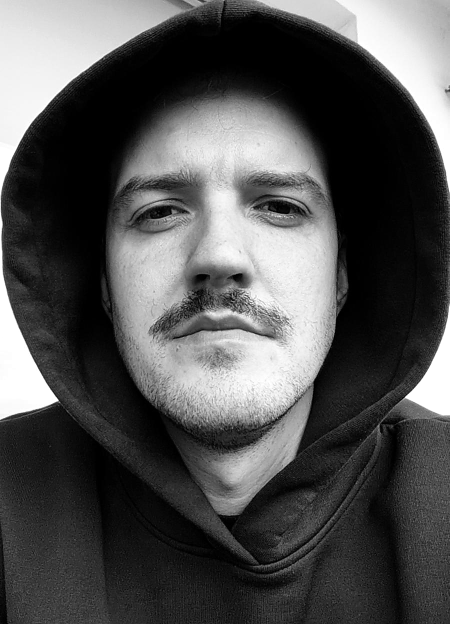
#> input picture assets/input/portrait-prepared.png, 899 x 1248 px (shown at 1/2 size)
$ python generate_ascii.py
#> lines starting #> are read from the running program, lines starting #| are printed output that depends on the picture
### scripts/svg_utils.py
from __future__ import annotations

import html
from pathlib import Path


ROOT = Path(__file__).resolve().parents[1]
ASSETS = ROOT / "assets"
DATA = ROOT / "data"


def esc(value: object) -> str:
    return html.escape(str(value), quote=True)


def write_text(path: Path, content: str) -> None:
    path.parent.mkdir(parents=True, exist_ok=True)
    path.write_text(content, encoding="utf-8", newline="\n")

### scripts/generate_ascii.py
from __future__ import annotations

import argparse
from pathlib import Path

from PIL import Image, ImageOps

from svg_utils import ASSETS, esc, write_text


DEFAULT_INPUT = ASSETS / "input" / "portrait-prepared.png"
DEFAULT_OUTPUT = ASSETS / "profile-ascii-v2.svg"
RAMP = " .`:-=+*#%@"


def image_to_ascii(input_path: Path, columns: int = 58) -> list[str]:
    if not input_path.exists():
        raise FileNotFoundError(
            f"Prepared portrait not found: {input_path}. "
            "Run scripts/prepare_photo.py first or place assets/input/portrait-prepared.png."
        )

    image = Image.open(input_path).convert("L")
    width, height = image.size
    rows = max(1, int((height / width) * columns * 0.48))
    image = ImageOps.autocontrast(image.resize((columns, rows)))

    chars: list[str] = []
    for y in range(rows):
        line = []
        for x in range(columns):
            value = image.getpixel((x, y))
            index = int((255 - value) / 255 * (len(RAMP) - 1))
            line.append(RAMP[index])
        chars.append("".join(line).rstrip())
    return chars


def render_ascii_svg(lines: list[str], output_path: Path) -> None:
    char_w = 7.2
    line_h = 11.5
    pad_x = 22
    pad_y = 26
    width = 460
    height = int(pad_y * 2 + len(lines) * line_h)

    text_lines = []
    for index, line in enumerate(lines):
        y = pad_y + (index + 1) * line_h
        delay = round(index * 0.035, 3)
        text_lines.append(
            f'<g opacity="0" transform="translate(-6 0)">'
            f'<text x="{pad_x}" y="{y:.1f}">{esc(line)}</text>'
            f'<animate attributeName="opacity" from="0" to="1" begin="{delay}s" dur="0.12s" fill="freeze" />'
            f'<animateTransform attributeName="transform" type="translate" from="-6 0" to="0 0" begin="{delay}s" dur="0.18s" fill="freeze" />'
            f'</g>'
        )

    last_delay = round(len(lines) * 0.035 + 0.2, 3)
    svg = f'''<svg xmlns="http://www.w3.org/2000/svg" width="{width}" height="{height}" viewBox="0 0 {width} {height}" role="img" aria-labelledby="title desc">
  <title id="title">ASCII portrait of Patrick</title>
  <desc id="desc">A monochrome terminal-style ASCII portrait rendered from a local photo.</desc>
  <rect width="100%" height="100%" rx="8" fill="#0d1117"/>
  <rect x="0.5" y="0.5" width="{width - 1}" height="{height - 1}" rx="7.5" fill="none" stroke="#30363d"/>
  <style>
    text {{ font: 10px ui-monospace, SFMono-Regular, Menlo, Consolas, "Liberation Mono", monospace; fill: #c9d1d9; white-space: pre; }}
    .cursor {{ fill: #39d353; opacity: 0; }}
  </style>
  <g>
    {''.join(text_lines)}
  </g>
  <rect class="cursor" x="{pad_x}" y="{pad_y - 4}" width="7" height="11" rx="1">
    <animate attributeName="opacity" values="0;1;0;1;0" begin="0s" dur="0.7s" fill="freeze" />
    <animate attributeName="y" from="{pad_y - 4}" to="{pad_y + max(0, len(lines) - 1) * line_h - 4:.1f}" begin="0.2s" dur="{max(1.2, len(lines) * 0.035):.2f}s" fill="freeze" />
    <animate attributeName="opacity" values="0;1;0" begin="{last_delay}s" dur="0.5s" fill="freeze" />
  </rect>
</svg>
'''
    write_text(output_path, svg)


def main() -> None:
    parser = argparse.ArgumentParser(description="Generate animated ASCII portrait SVG.")
    parser.add_argument("-i", "--input", type=Path, default=DEFAULT_INPUT)
    parser.add_argument("-o", "--output", type=Path, default=DEFAULT_OUTPUT)
    parser.add_argument("--columns", type=int, default=58)
    args = parser.parse_args()
    lines = image_to_ascii(args.input, args.columns)
#> in image_to_ascii, image is the input picture: PIL image 899x1248 L; min 0, max 255, mean 81.5
#> in image_to_ascii, `image = ImageOps.autocontrast(image.resize((columns, rows)))`:
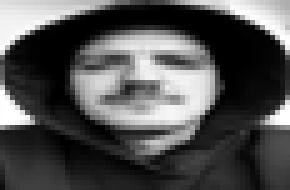
#> image: PIL image 58x38 L (shown 5 times larger); min 0, max 255, mean 81.3
#> after the loop in image_to_ascii, `for y in range(rows):`: chars = 38 items
#> lines = 38 items
    render_ascii_svg(lines, args.output)
#> in render_ascii_svg, `height = int(pad_y * 2 + len(lines) * line_h)`: height = 489
#> the loop in render_ascii_svg, `for index, line in enumerate(lines):` made 38 passes
#> (y, delay) on passes 1 to 12: (37.5, 0), (49, 0.035), (60.5, 0.07), (72, 0.105), (83.5, 0.14), (95, 0.175), (106.5, 0.21), (118, 0.245), (129.5, 0.28), (141, 0.315), (152.5, 0.35), (164, 0.385)
#> after the loop in render_ascii_svg, `for index, line in enumerate(lines):`: text_lines = 38 items
#> in render_ascii_svg, `last_delay = round(len(lines) * 0.035 + 0.2, 3)`: last_delay = 1.53
    print(f"Wrote {args.output}")


if __name__ == "__main__":
    main()

$ run again, with assets/input/portrait.jpg saved as assets/input/portrait-prepared.png
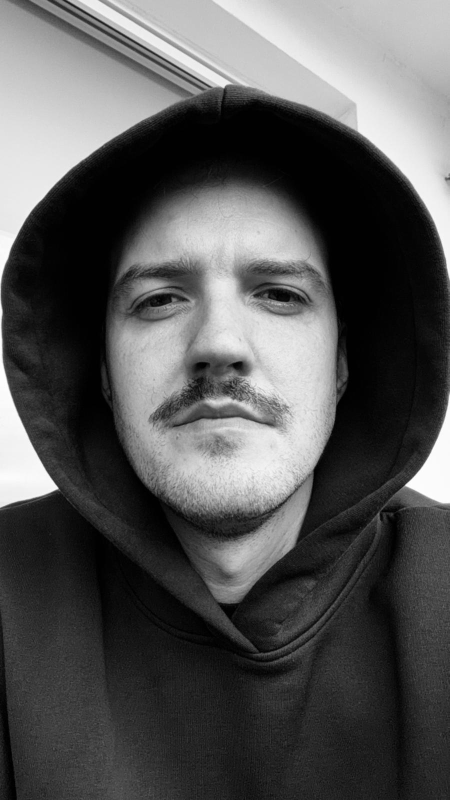
#> input picture assets/input/portrait.jpg, 899 x 1600 px (shown at 1/2 size)
#> in image_to_ascii, `image = ImageOps.autocontrast(image.resize((columns, rows)))`:
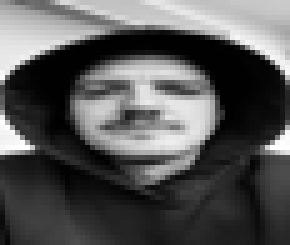
#> image: PIL image 58x49 L (shown 5 times larger); min 0, max 255, mean 86.1
#> after the loop in image_to_ascii, `for y in range(rows):`: chars = 49 items
#> in render_ascii_svg, `height = int(pad_y * 2 + len(lines) * line_h)`: height = 615
#> the loop in render_ascii_svg, `for index, line in enumerate(lines):` made 49 passes
#> (y, delay) on passes 1 to 8: (37.5, 0), (49, 0.035), (60.5, 0.07), (72, 0.105), (83.5, 0.14), (95, 0.175), (106.5, 0.21), (118, 0.245)
#> after the loop in render_ascii_svg, `for index, line in enumerate(lines):`: text_lines = 49 items
#> last_delay = 1.92
